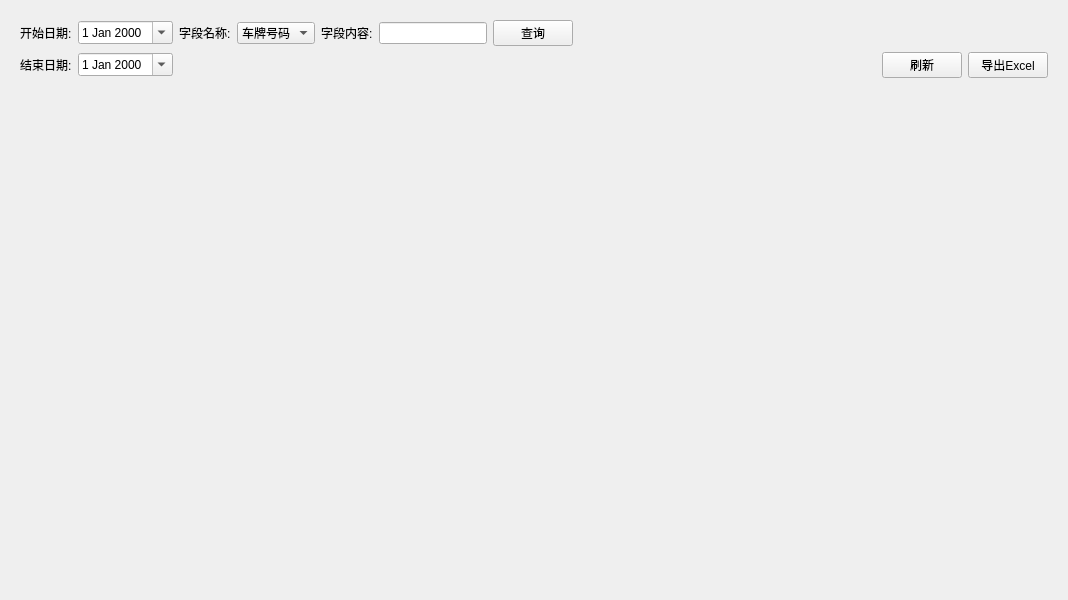
<?xml version="1.0" encoding="UTF-8"?>
<ui version="4.0">
 <class>FrmWeighTable</class>
 <widget class="QWidget" name="FrmWeighTable">
  <property name="geometry">
   <rect>
    <x>0</x>
    <y>0</y>
    <width>1068</width>
    <height>600</height>
   </rect>
  </property>
  <property name="windowTitle">
   <string>Form</string>
  </property>
  <layout class="QVBoxLayout" name="verticalLayout" stretch="1,9">
   <item>
    <widget class="QWidget" name="widget_4" native="true">
     <layout class="QGridLayout" name="gridLayout_11" columnstretch="0,0,0,0,0,0,0,0,0,0">
      <item row="0" column="7">
       <spacer name="horizontalSpacer_18">
        <property name="orientation">
         <enum>Qt::Horizontal</enum>
        </property>
        <property name="sizeHint" stdset="0">
         <size>
          <width>40</width>
          <height>20</height>
         </size>
        </property>
       </spacer>
      </item>
      <item row="1" column="0">
       <widget class="QLabel" name="label_4">
        <property name="text">
         <string>结束日期:</string>
        </property>
       </widget>
      </item>
      <item row="0" column="5">
       <widget class="QLineEdit" name="editField">
        <property name="sizePolicy">
         <sizepolicy hsizetype="Minimum" vsizetype="Fixed">
          <horstretch>0</horstretch>
          <verstretch>0</verstretch>
         </sizepolicy>
        </property>
       </widget>
      </item>
      <item row="0" column="4">
       <widget class="QLabel" name="label_16">
        <property name="text">
         <string>字段内容:</string>
        </property>
       </widget>
      </item>
      <item row="1" column="9">
       <widget class="QPushButton" name="btnExport">
        <property name="sizePolicy">
         <sizepolicy hsizetype="Minimum" vsizetype="Fixed">
          <horstretch>0</horstretch>
          <verstretch>0</verstretch>
         </sizepolicy>
        </property>
        <property name="toolTip">
         <string>导出Excel</string>
        </property>
        <property name="text">
         <string>导出Excel</string>
        </property>
        <property name="icon">
         <iconset resource="../../main.qrc">
          <normaloff>:/image/excel.png</normaloff>:/image/excel.png</iconset>
        </property>
       </widget>
      </item>
      <item row="0" column="0">
       <widget class="QLabel" name="label_2">
        <property name="text">
         <string>开始日期:</string>
        </property>
       </widget>
      </item>
      <item row="0" column="6">
       <widget class="QPushButton" name="btnQuery">
        <property name="text">
         <string>查询</string>
        </property>
       </widget>
      </item>
      <item row="0" column="2">
       <widget class="QLabel" name="label_3">
        <property name="text">
         <string>字段名称:</string>
        </property>
       </widget>
      </item>
      <item row="0" column="1">
       <widget class="QDateEdit" name="dateStart">
        <property name="calendarPopup">
         <bool>true</bool>
        </property>
       </widget>
      </item>
      <item row="1" column="8">
       <widget class="QPushButton" name="btnRefresh">
        <property name="toolTip">
         <string>刷新</string>
        </property>
        <property name="text">
         <string>刷新</string>
        </property>
        <property name="icon">
         <iconset resource="../../main.qrc">
          <normaloff>:/image/刷新.png</normaloff>:/image/刷新.png</iconset>
        </property>
       </widget>
      </item>
      <item row="1" column="1">
       <widget class="QDateEdit" name="dateEnd">
        <property name="calendarPopup">
         <bool>true</bool>
        </property>
       </widget>
      </item>
      <item row="0" column="3">
       <widget class="QComboBox" name="cbxField">
        <item>
         <property name="text">
          <string>车牌号码</string>
         </property>
        </item>
       </widget>
      </item>
     </layout>
    </widget>
   </item>
   <item>
    <widget class="QStackedWidget" name="stackedWidget">
     <property name="currentIndex">
      <number>0</number>
     </property>
     <widget class="QWidget" name="page">
      <layout class="QGridLayout" name="gridLayout_2" rowstretch="0">
       <item row="0" column="0">
        <widget class="GbsTableWidget" name="tableWidget" native="true"/>
       </item>
      </layout>
     </widget>
     <widget class="QWidget" name="page_2">
      <layout class="QGridLayout" name="gridLayout_4"/>
     </widget>
    </widget>
   </item>
  </layout>
 </widget>
 <customwidgets>
  <customwidget>
   <class>GbsTableWidget</class>
   <extends>QWidget</extends>
   <header>gbstablewidget.h</header>
   <container>1</container>
  </customwidget>
 </customwidgets>
 <resources>
  <include location="../../main.qrc"/>
 </resources>
 <connections/>
</ui>
